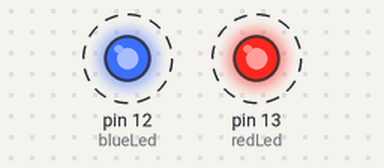
The sketch below on a simulated Arduino Leonardo, built with avr-gcc and run on an emulated ATmega32U4. On the bench: output pins drawn as LEDs (lit = HIGH). Dashed ring = blinking.

Above: at 0.2 s.
Timing chart, 0 to 3.5 s (numbered marks = the images above):
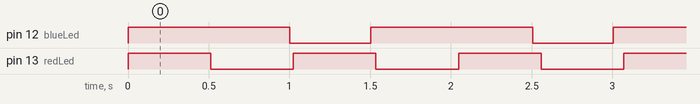

Measured:
- by itself, pin 12 (blueLed): alternates HIGH for 1.0 s and LOW for 0.50 s
- by itself, pin 13 (redLed): alternates HIGH for 0.51 s and LOW for 0.51 s

The sketch:

Blinking_Controller_2_Leds.ino
```cpp
/* Blinking controller for two leds at different velocities
 * created on 18 June 2016
 * by Leonardo Tolosa <http://www.guaronet.com>
 *
 */


//Variables declarations ##############

int redLed = 13;      //Pin in the Arduino board
int blueLed = 12;     //Pin in the Arduino board
int redTime;          //timer
int blueTime;         //timer
int redSwitchTime;    //Time to when red led switches status
int blueSwitchTime;   //Time to when blue led switches status
boolean redStatus;    //Led Status
boolean blueStatus;   //Led Status

const int redLedOnTime = 500;   // Set the On Time
const int redLedOffTime = 500;  // Set the Off time
const int blueLedOnTime = 1000; // Set the On Time
const int blueLedOffTime = 500; // Set the Off time


//Setting up variables ##############

void setup() {
  // put your setup code here, to run once:
  pinMode(redLed, OUTPUT);
  pinMode(blueLed, OUTPUT);
  blueTime = millis();
  redTime = millis();
  redSwitchTime = millis();
  blueSwitchTime = millis();
  digitalWrite(redLed, HIGH);
  digitalWrite(blueLed, HIGH);
  redStatus = HIGH;
  blueStatus = HIGH;
  Serial.begin(9600);

}

//Main Function ##############

void loop() {
  // put your main code here, to run repeatedly:
  ((redTime > redLedOnTime)&&(redStatus==HIGH)) ? redLedOff() : redLedOn();
   redTime = millis() - redSwitchTime;
  ((blueTime > blueLedOnTime)&&(blueStatus==HIGH)) ? blueLedOff() : blueLedOn();
   blueTime = millis() - blueSwitchTime;
}

//Functions declarations ##############

void redLedOff() {
  digitalWrite(redLed, LOW);
  redStatus = !redStatus;
  redSwitchTime = millis();
}

void redLedOn() {
  if (redTime >= redLedOffTime && redStatus == LOW) {
    digitalWrite(redLed, HIGH);
    redStatus = !redStatus;
    redSwitchTime = millis();
   }
}


void blueLedOff() {
  digitalWrite(blueLed, LOW);
  blueStatus = !blueStatus;
  blueSwitchTime = millis();
}

void blueLedOn() {
  if (blueTime >= blueLedOffTime && blueStatus == LOW) {
    digitalWrite(blueLed, HIGH);
    blueStatus = !blueStatus;
    blueSwitchTime = millis();
   }
}
```
